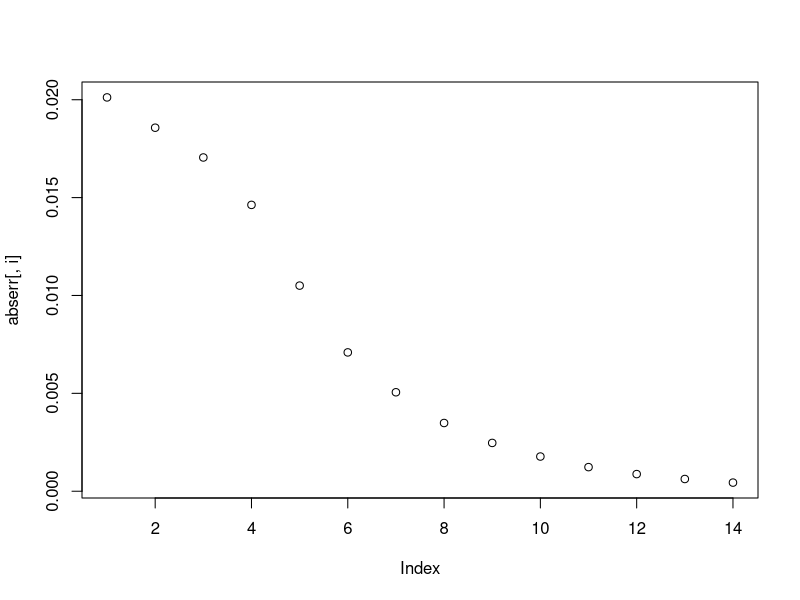
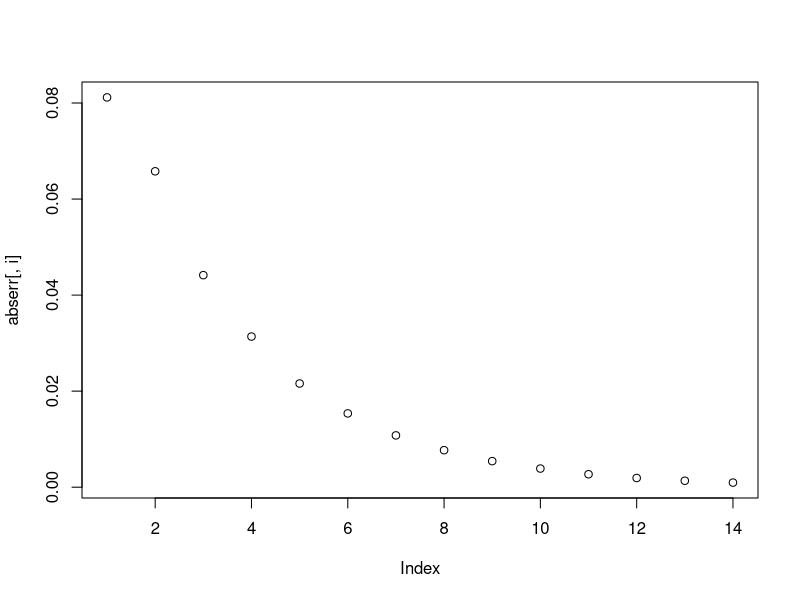
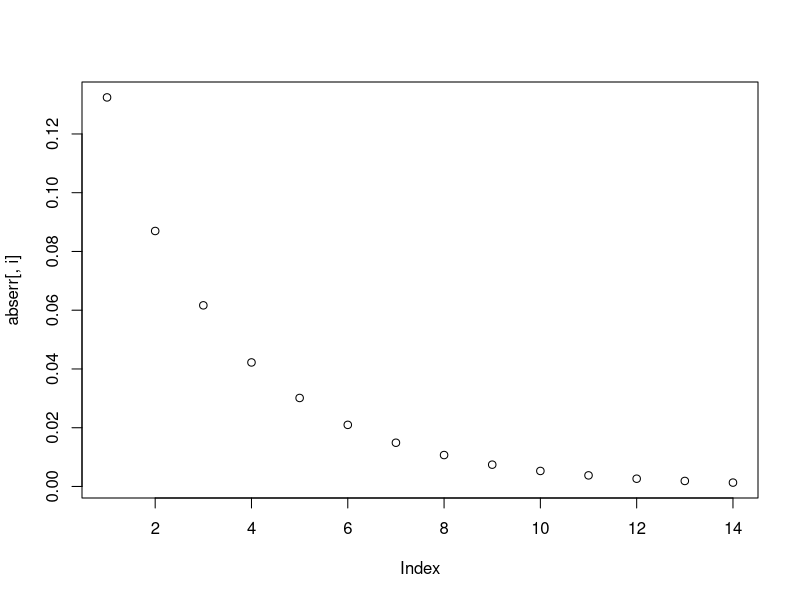
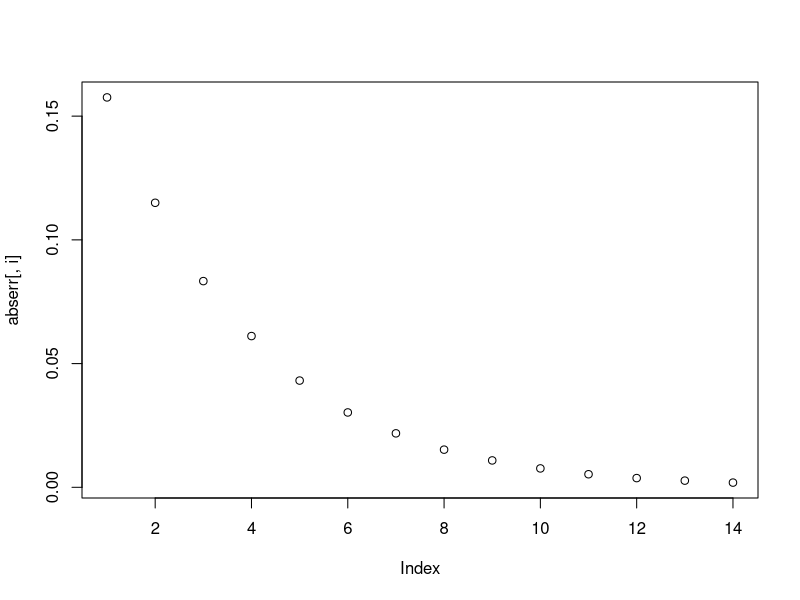
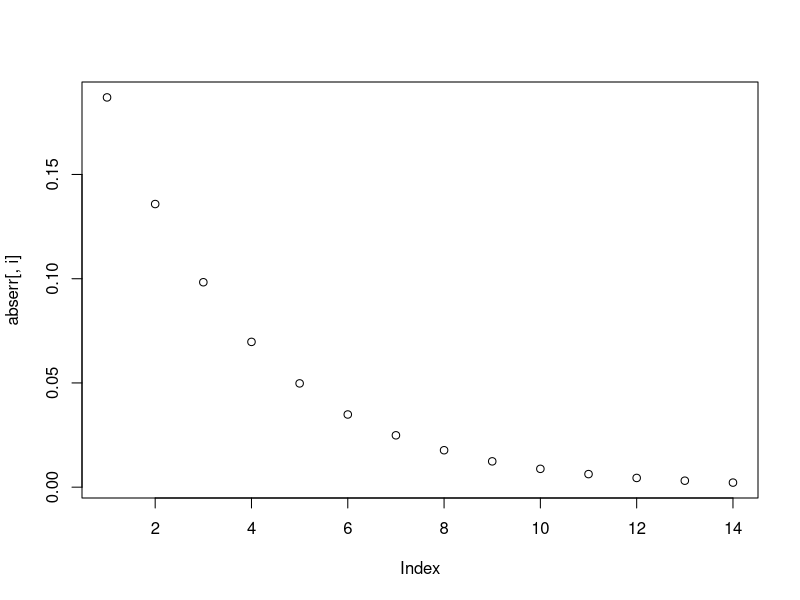
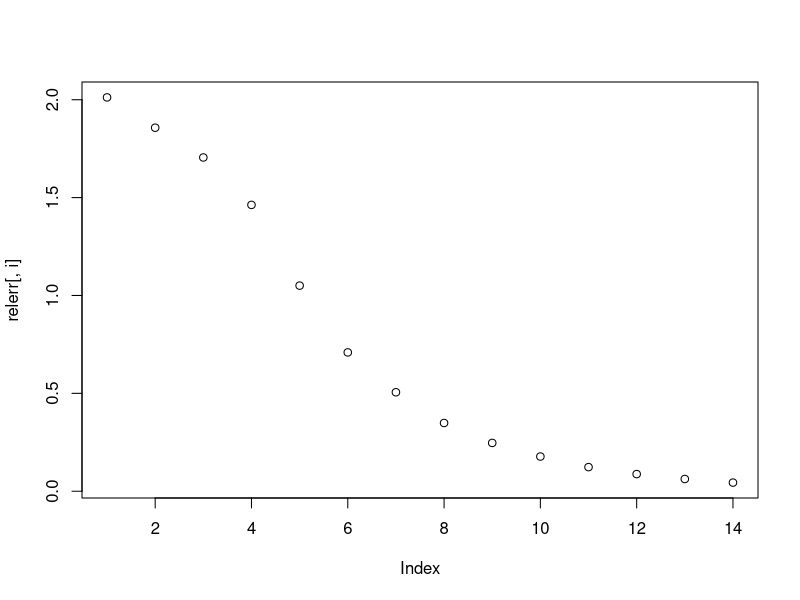
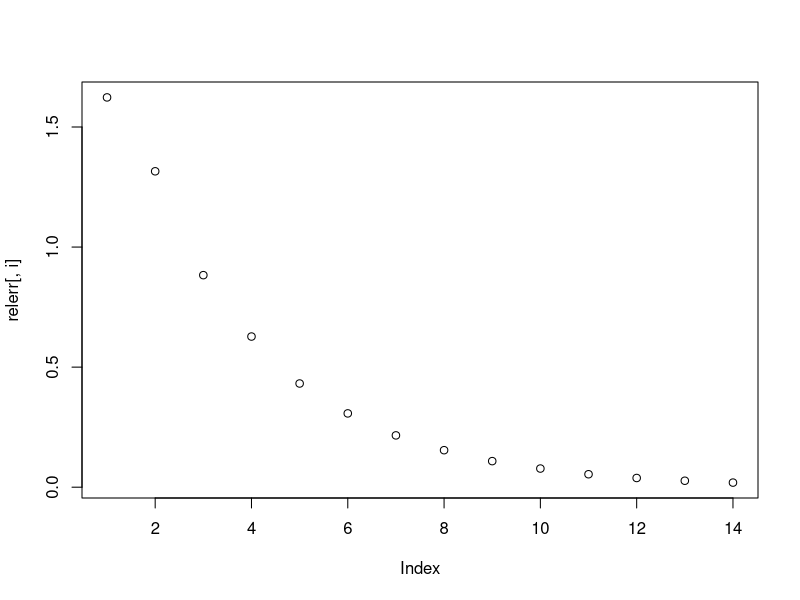
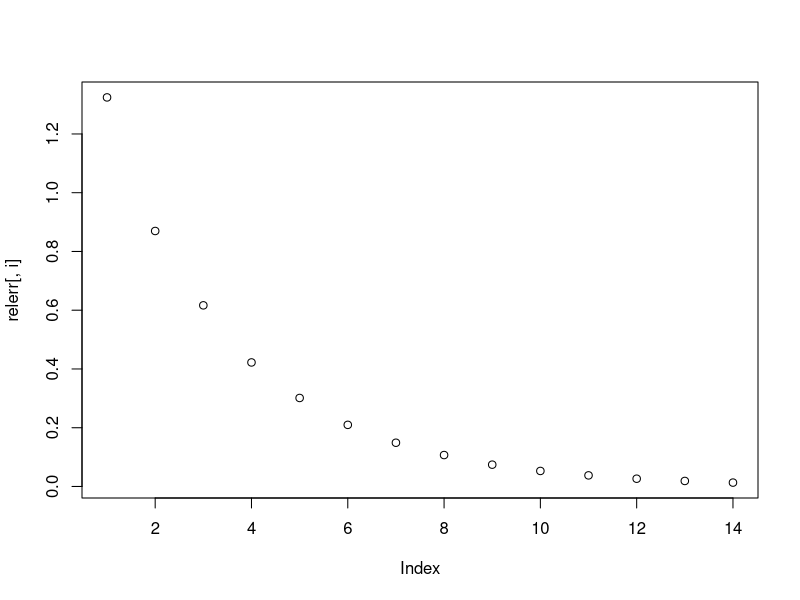

These figures' R source, in order:
## ---- chunk 1


p <- c(0.01,0.05,0.1, 0.25, 0.5)
R <-c(2^(2:15))
#set as a matrix so p1 p2 etc with r1 r2
abserr <- matrix(NA,length(R), length(p))
relerr <- matrix(NA,length(R), length(p))


for(i in 1:length(p)){
  for(j in 1:length(R)){
      abserr[j,i] <- mean(abs((rbinom(10000,R[j],p[i])/R[j])-p[i]))
      relerr[j,i] <- abserr[j,i]/p[i]
  }
}
## ---- chunk 2
for(i in 1:5){
  plot(abserr[,i])
}

## ---- chunk 3
for(i in 1:5){
  plot(relerr[,i])
}

